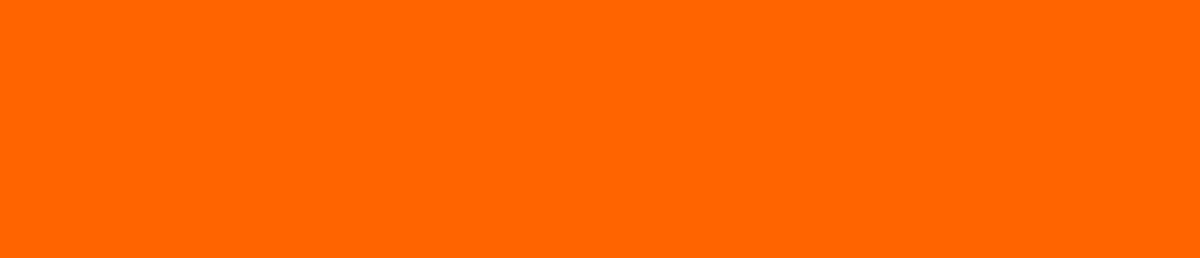
#> input picture Imagenes/margen.png, 1200 x 258 px; the run also reads 1 picture not shown here
$ python maya_v1.py   (older library calls are emulated)
#> lines starting #> are read from the running program, lines starting #| are printed output that depends on the picture
import math
import cv2
import numpy as np
import matplotlib.pyplot as plt

# El sistema de numeracion maya tiene cuatro niveles.
# Funcion para definir los niveles para escribir grandes cantidades.
def getNiveles(valor):

    if valor != 0:
        exponente = math.log(valor,20)  #Base 20
        return (int(exponente)+1)       #Porque arranca desde el nivel 0
    else:
        return 1

# Cada nivel puede ponerse cualquier numero del 0 al 19
def valores(valor,cociente):
    residuo = valor%cociente                #Se obtiene el residuo de realizar la division respecto a un cociente
    return residuo                          #Si el residuo es cero significa que esa capa esta totalmente llena


# Crear una imagen con su respectiva representacion maya para cada numero
# Cada numero debe ser menor de 20, que es la representacion maxima que se puede realizar por cada nivel
def numeroMaya(numero):

    # Comenzamos la imagen con un pequeno margen, sobre cual empezaremos a concatenar
    image = cv2.imread('./Imagenes/margen.png')

    cero = cv2.imread("./Imagenes/A0.png")
    uno = cv2.imread("./Imagenes/A1.png")
    dos = cv2.imread("./Imagenes/A2.png")
    tres = cv2.imread("./Imagenes/A3.png")
    cuatro = cv2.imread("./Imagenes/A4.png")
    cinco = cv2.imread("./Imagenes/A5.png")

    # Para el cero maya
    residuo = valores(numero,5)

    if (numero == 0):
        image = np.concatenate((image, cero), axis=0) #axis=0 porque se concatena horizontalmente

    # Para el punto maya
    else:
        if (residuo == 1):
            image = np.concatenate((image, uno), axis=0)
        elif (residuo == 2):
            image = np.concatenate((image, dos), axis=0)
        elif (residuo == 3):
            image = np.concatenate((image, tres), axis=0)
        elif (residuo == 4):
            image = np.concatenate((image, cuatro), axis=0)

    # Para la barra maya
    for x in range(int(numero/5)):
        if (numero >= 5) :
            image = np.concatenate((image, cinco), axis=0)
        else:
            image = np.concatenate((image, cinco), axis=0)

    return image

def resultado(valor):

    nivel = getNiveles(valor)

    # Iniciacion
    residuo = valores(valor,20)
    #Esta es la capa superior
    image = numeroMaya(residuo)

    for x in range(nivel-1):

        #Actualizacion de variable
        valor = valor - residuo
        residuo = valores(valor,pow(20,x+2))

        aux = numeroMaya(residuo)
        aux = np.concatenate((image, aux), axis=0)

    return image

#Acorde a la historia este sistema numeracion maya tiene cuatro niveles, que se utilizaban para escribir grandes cantidades.
#Matematicamente f(x) = x1 + 20*x2 + 400*x3 + 8000*x4
def getCoeficientes(valor):

    coeficientes = list()
    for i in range(4):

        x = int((valor)/(20**(3-i)))
        valor = valor - (20**(3-i))*x
        coeficientes.append(x)

    #Los coeficientes se devuelven de esta forma [x4,x3,x2,x1]
    return coeficientes

def unirNiveles(coeficientes,nivel,valor):

    for i in range(4):
        # Todo numero entero tiene al menos un nivel
        if (i==0):
            image = numeroMaya(coeficientes[3-i])
        else:
            aux = numeroMaya(coeficientes[3-i])
            if (i < nivel): #Se concatenara solo los valores que no superen el nivel maximo
                image = np.concatenate((aux , image), axis=0)

    # Terminamos la imagen con un pequeno margen
    margen = cv2.imread('./Imagenes/margen.png')
    encabezado = escribirValor(valor)
    image = np.concatenate((encabezado,image,margen),axis=0)

    return image

# Permite escibir el valor dentro de la imagen
def escribirValor(valor):

    image = cv2.imread('./Imagenes/margen.png')
    fuente = cv2.FONT_HERSHEY_SIMPLEX
    texto = str(valor)

    #Obtener tamano del texto
    textsize = cv2.getTextSize(texto, fuente, 9, 5)[0]

    #Obtener coordenadas
    X = int((image.shape[1] - textsize[0]) / 2)
    Y = int((image.shape[0] - textsize[1]) / 2)

    # Escribir texto en la imagen
    cv2.putText(image, texto, (X,Y+215), fuente, 9, (0, 0, 0), 5) # Se sumo 215 px a Y para colocar por debajo del centro
    #cv2.putText(imagen,texto, (coordenadas),tamano fuente,(color RGB),grosor)

    return image

if __name__ == "__main__":

    #Numero a analizar
    numero = int(input("Ingresar numero arabigo: "))
#> the answer given: 3

    #Recordad que el maximo valor que se puede representar, respetando los 4 niveles es 159999
    if (numero < 160000):
        nivel = getNiveles(numero)
        coeficientes = getCoeficientes(numero)
        imagen = unirNiveles(coeficientes,nivel,numero)
#> in numeroMaya, image is the input picture: shape (258, 1200, 3); mean B, G, R 0, 100, 255
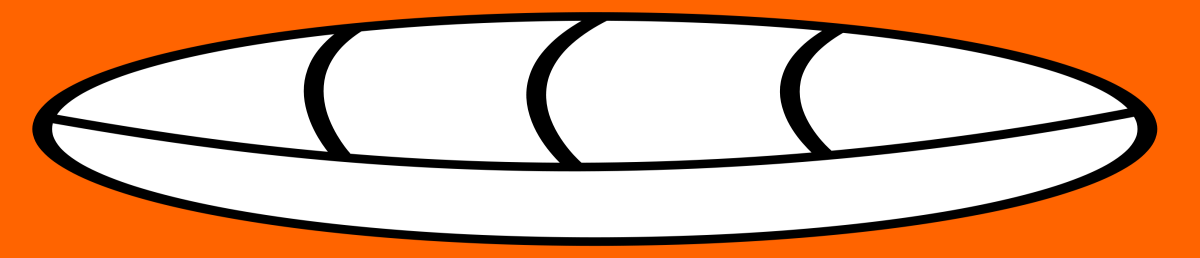
#> input picture Imagenes/A0.png, 1200 x 258 px
#> in numeroMaya, cero is the input picture: shape (258, 1200, 3); mean B, G, R 137.4, 170.6, 222
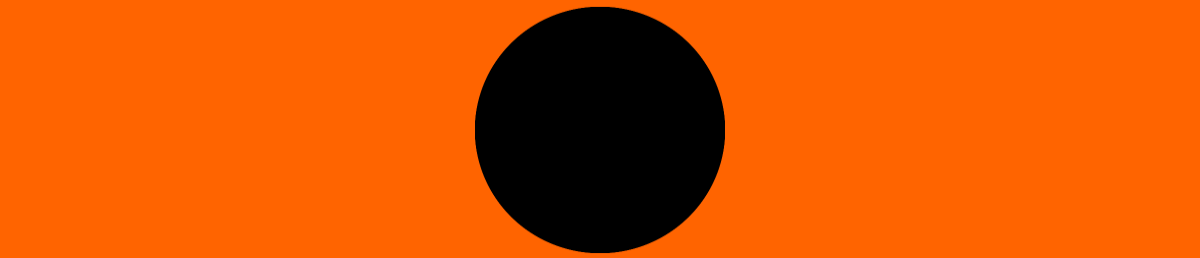
#> input picture Imagenes/A1.png, 1200 x 258 px
#> in numeroMaya, uno is the input picture: shape (258, 1200, 3); mean B, G, R 0, 84.3, 215.1
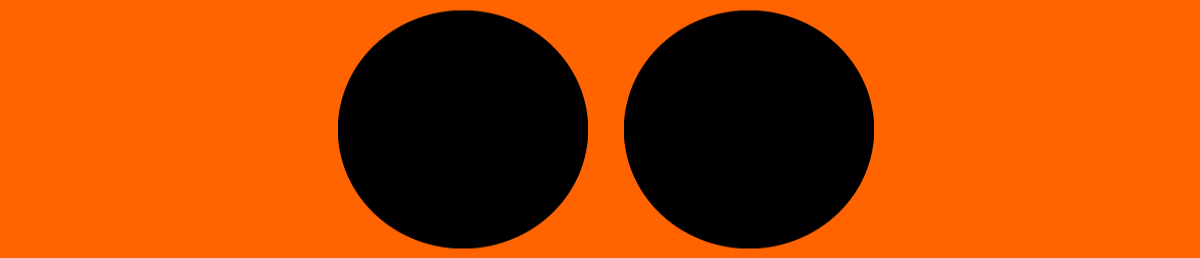
#> input picture Imagenes/A2.png, 1200 x 258 px
#> in numeroMaya, dos is the input picture: shape (258, 1200, 3); mean B, G, R 0, 69.7, 177.8
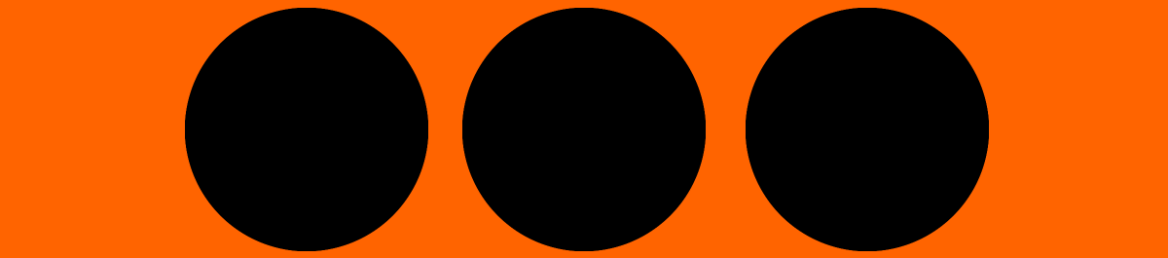
#> input picture Imagenes/A3.png, 1168 x 258 px
#> in numeroMaya, tres is the input picture: shape (258, 1168, 3); mean B, G, R 0, 53.5, 136.5
#> (the run stopped early here; a loop or call above may not have finished)
